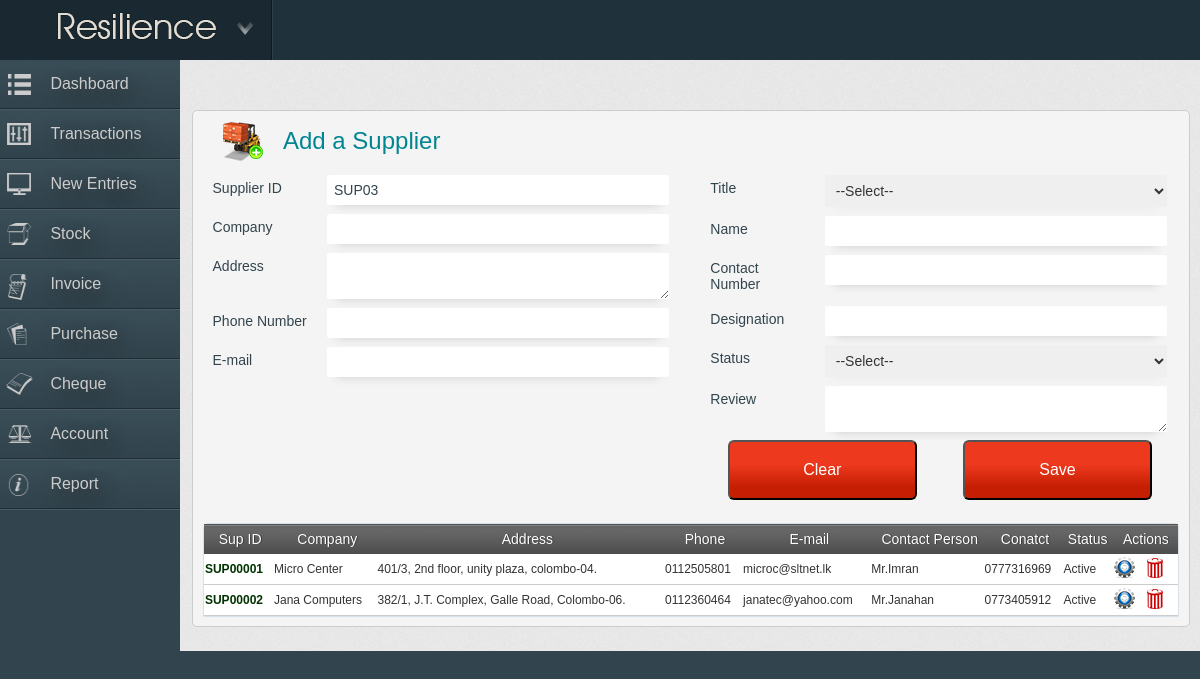
Screenshot of /new-entries/newsuppilier.php (signed in) with the database file from the repository.
### tables this page shows
CREATE TABLE IF NOT EXISTS `_suppliers` (
  `id` int(11) NOT NULL AUTO_INCREMENT,
  `supplierid` varchar(500) NOT NULL,
  `companyname` varchar(500) NOT NULL,
  `companyaddress` varchar(500) NOT NULL,
  `companytelnumber` varchar(15) NOT NULL,
  `companyemail` varchar(500) NOT NULL,
  `title` varchar(10) NOT NULL,
  `suppliername` varchar(500) NOT NULL,
  `designation` varchar(500) NOT NULL,
  `suppliertelnumber` varchar(15) NOT NULL,
  `review` varchar(500) DEFAULT NULL,
  `status` char(1) DEFAULT 'A',
  `createddate` timestamp NOT NULL DEFAULT CURRENT_TIMESTAMP,
  PRIMARY KEY (`id`,`supplierid`)
);

### includes/_handledatabase.inc (called while the page is built, shortened)
<?php
class _handledatabase{
	public $genNumber;
	function _newGeneration($sql,$prefix,$field){
		try{
			$records=mysql_query($sql);
			$numrows=mysql_num_rows($records);
			$data=@mysql_fetch_array($records);
			if($numrows<0){
				$genID=1;
			}
			else{
				$genID=($data[$field]+1);
			}
			if($genID<10){
				$this->genNumber=$prefix."0".$genID;
			}
			elseif($genID<100){
				$this->genNumber=$prefix."0".$genID;
			}
			elseif($genID<1000){
				$this->genNumber=$prefix."0".$genID;
			}
			elseif($genID<10000){
				$this->genNumber=$prefix."0".$genID;
			}
			return $this->genNumber;
		}catch(Exception $ex){
			die("ERROR : ".$ex->getMessage());
		}
	}
}
?>

### new-entries/newsuppilier.php (the view, shortened to what this page needs)
<?php
	require_once("../includes/_handledatabase.inc");
	$dabasehandle=new _handledatabase();
	$dabasehandle->_connectHost();
?>
<!DOCTYPE html PUBLIC "-//W3C//DTD XHTML 1.0 Transitional//EN" "http://www.w3.org/TR/xhtml1/DTD/xhtml1-transitional.dtd">
<html xmlns="http://www.w3.org/1999/xhtml">
<head>
<link rel="stylesheet" type="text/css" href="../css/style.css"/>
<link href="SpryAssets/SpryValidationTextField.css" rel="stylesheet" type="text/css" />
<link href="SpryAssets/SpryValidationTextarea.css" rel="stylesheet" type="text/css" />
<link href="SpryAssets/SpryValidationSelect.css" rel="stylesheet" type="text/css" />
</head>
<body>
<div id="main-container">
    <div class="row-container">
        <?php require("../header.php"); ?>
    </div>
    <div class="row-container">
    	<div id="left-column">
            <?php require("../menu.php"); ?>
        </div>
        <div id="right-column">
        	<div class="main-text-container">
                <div class="row-container">
                	<div class="system-heading">
                    <table width="100%" border="0" cellspacing="0" cellpadding="0">
                    <tr>
                    <td width="60" align="right"><img src="../images/sup.png" /></td>
                    <td align="left">&nbsp;&nbsp;&nbsp;Add a Supplier </td>
                    </tr>
                    </table>
                    </div>
                </div>
  <form name="suppliers" action="newsuppilier.php" method="post">
    <div class="row-container">
        <div class="system-left-column">
            <div class="row-container" >
                <div class="system-text">
                	Supplier ID
                </div>
                <div class="system-textbox"><span id="sprytextfield1">
                  <input type="text"name="supplierid" id="supplierid" class="s-textbox" value="<?php if(isset($_GET['supplierid'])){ echo $_GET['supplierid']; }else{ echo $dabasehandle->_newGeneration('SELECT COUNT(id) AS id FROM _suppliers','SUP','id');} ?>"  />
                <span class="textfieldRequiredMsg">Enter the Supplier ID</span></span></div>
            </div>
            <div class="row-container" >
                <div class="system-text">
                	Company
                </div>
                <div class="system-textbox"><span id="sprytextfield2">
                  <input type="text" name="company" id="company" class="s-textbox" value="" />
                <span class="textfieldRequiredMsg">Enter the Company name</span></span></div>
            </div>
            <div class="row-container" >
                <div class="system-text">
                	Address
                </div>
                <div class="system-textbox"><span id="sprytextarea1">
                  <textarea name="address" id="address" class="s-textbox" ></textarea>
                <span class="textareaRequiredMsg">Enter the Address</span></span></div>
            </div>
            <div class="row-container" >
                <div class="system-text">
                	Phone Number
                </div>
                <div class="system-textbox"><span id="sprytextfield3">
                <input name="phonenumber" id="phonenumber" maxlength="10" type="text" class="s-textbox" value="" />
                <span class="textfieldRequiredMsg">Enter the Phone Number</span><span class="textfieldInvalidFormatMsg">Invalid format.</span></span></div>
            </div>
            <div class="row-container" style="margin-bottom:113px;">
                <div class="system-text">
                	E-mail
                </div>
                <div class="system-textbox"><span id="sprytextfield7">
                <input type="text" name="email" id="email" class="s-textbox" value="" />
                <span class="textfieldRequiredMsg">Enter the Mail ID</span><span class="textfieldInvalidFormatMsg">Invalid format.</span></span></div>
            </div>
        </div>
        <div class="system-right-column">
            <div class="row-container" >
                <div class="system-text">
                	Title
                </div>
                <div class="system-textbox"><span id="spryselect2">
                    <select name="title" id="title" class="s-combotbox">
                      <option value="--Select--" selected="selected">--Select--</option>
                    </select>
                <span class="selectRequiredMsg">Please select a Title</span></span></div>
            </div>
            <div class="row-container" >
                <div class="system-text">
                	Name
                </div>
                <div class="system-textbox"><span id="sprytextfield4">
                  <input type="text" name="name" id="name" class="s-textbox" value="" />
                <span class="textfieldRequiredMsg">Enter the Name</span></span></div>
            </div>
            <div class="row-container" >
                <div class="system-text">
                	Contact Number
                </div>
                <div class="system-textbox"><span id="sprytextfield5">
                <input type="text" name="contactnumber" id="contactnumber" class="s-textbox" value="" />
                <span class="textfieldRequiredMsg">A value is required.</span><span class="textfieldInvalidFormatMsg">Invalid format.</span></span></div>
            </div>
            <div class="row-container" >
                <div class="system-text">
                	Designation
                </div>
                <div class="system-textbox"><span id="sprytextfield6">
                  <input type="text" name="designation" id="designation" class="s-textbox" value="" />
                <span class="textfieldRequiredMsg">Enter the Designation</span></span></div>
            </div>
            <div class="row-container" >
                <div class="system-text">
                	Status
                </div>
                <div class="system-textbox"><span id="spryselect1">
                	<select name="status" id="status" class="s-combotbox">
                        <option value="--Select--" selected="selected">--Select--</option>
                    </select>
                <span class="selectRequiredMsg">Please select a Status</span></span></div>
            </div>
            <div class="row-container">
                <div class="system-text">
                	Review
                </div>
                <div class="system-textbox">
                <textarea name="review" id="review" class="s-textbox" ></textarea>
                </div>
            </div>
            <div class="row-container" style="width:90%; padding:0% 5% 0% 5%;">
                <table width="100%" border="0">
                    <tr>
                        <td width="50%"><input type="reset" name="clear" class="system-btn-left" value="Clear" onclick="location.reload();" /></td>
                        <td width="50%"><input type="submit" name="save" class="system-btn-right" value="<?php if(isset($_GET['action'])){ if($_GET['action']=="Edit"){ echo "Update";}elseif($_GET['action']=="Delete"){ echo "Delete";}else{ echo "Save";}}else{ echo "Save";} ?>"<?php if(isset($_GET['action']) and ($_GET['action']=="search")){ ?> disabled="disabled" <?php }?> /></td>
                    </tr>
                </table>
            </div>
        </div>
    </div>
 </form>
    <div class="row-container" style="margin-top:20px;">
        <table width="100%" cellpadding="1px" cellspacing="0" border="0" bgcolor="#FFFFFF" style="border:1px solid #d9e1e8; border-radius:5px 5px 0px 0px; color:#333;">
        <tr style="background:url(../images/table-bg.jpg); background-repeat:repeat-x; height:30px;">
          <th><div class="table-heading">Sup ID</div></th>
          <th><div class="table-heading">Company</div> </th>
          <th><div class="table-heading">Address</div></th>
          <th><div class="table-heading">Phone</div></th>
          <th><div class="table-heading">E-mail</div></td>
          <th><div class="table-heading">Contact Person</div></th>
          <th><div class="table-heading">Conatct</div></th>
          <th><div class="table-heading">Status</div></th>
          <th><div class="table-heading">Actions</div></th>
        </tr>
        <?php
		$totalSupplier="SELECT * FROM _suppliers";
		$totalRecord=mysql_query($totalSupplier);
		$counttotSupplier=mysql_num_rows($totalRecord);
		if($counttotSupplier>0)
		{
			while($totaldata=mysql_fetch_array($totalRecord))
			{
		?>
        <tr class="border">
          <td style="color:#030; font-weight:bold; "><a href="newsuppilier.php?supplierid=<?php echo $totaldata['supplierid']; ?>&action=search"><?php echo $totaldata['supplierid']; ?></a></td>
          <td><?php echo $totaldata['companyname']; ?></td>
          <td><?php echo $totaldata['companyaddress']; ?></td>
          <td><?php echo $totaldata['companytelnumber']; ?></td>
          <td><?php echo $totaldata['companyemail']; ?></td>
          <td><?php echo $totaldata['title'].$totaldata['suppliername']; ?></td>
          <td><?php echo $totaldata['suppliertelnumber'] ?></td>
          <td><?php if($totaldata['status']=="A"){ echo "Active";} else if($totaldata['status']=="P"){ echo "Pending"; } else if($totaldata['status']=="D"){ echo "Deactivated"; } ?></td>
          <td>
          	<a href="newsuppilier.php?supplierid=<?php echo $totaldata['supplierid']; ?>&action=Edit"><img src="../images/edit.png" /></a> &nbsp;<a href="newsuppilier.php?supplierid=<?php echo $totaldata['supplierid']; ?>&action=Delete"><img src="../images/delete.png" /></a>
          </td>
        </tr>
        <?php
			}
		}
		?>
      </table>
    </div>
            </div>
        </div>
    </div>
</div>
</body>
</html>

### css/style.css (style rules this page uses)
body { padding:0; margin:0; font-family:Arial, Helvetica, sans-serif; font-size:12px; background:#32444d; }
body table { border-radius:4px; }
a { text-decoration:none; color:inherit; }
a img { border:none; }
#main-container { width:100%; background:url(../images/bg.jpg); }
.row-container { float:left; width:100%; }
#left-column { float:left; width:15%; position:absolute; }
#right-column { float:right; width:83%; background:url(../images/bg.jpg); padding:0% 1% 2% 1%; }
.main-text-container { float:left; width:98%; border:1px #CCCCCC solid; margin-top:50px; padding:1%; border-radius:5px; background:#f4f4f4; }
.system-heading { float:left; width:100%; font-size:24px; color:#008592; text-shadow: 2px 2px 3px rgba(255,255,255,0.1); }
.system-left-column { float:left; width:49%; margin-top:1%; }
.system-right-column { float:right; width:49%; margin-top:1%; }
.system-text { float:left; text-align:left; font-family:Arial, Helvetica, sans-serif; font-size:14px; color:#32444d; padding:1%; margin:1%; width:21%; }
.system-textbox { float:left; margin:1%; width:70%; }
.s-textbox { float:left; padding:2%; color:#32444d; font-size:14px; border-radius:2px; border:none; box-shadow: 0 10px 10px -10px #CCCCCC; width:98%; }
.s-combotbox { float:left; padding:2%; color:#32444d; font-size:14px; color:#333; border-radius:2px; border:none; box-shadow: 0 10px 10px -10px #eaeaea; width:102%; }
.system-btn-left { float:left; width:90%; height:60px; background-image: linear-gradient(bottom, rgb(197,30,3) 19%, rgb(237,57,29) 60%); background-image: -o-linear-gradient(bottom, rgb(197,30,3) 19%, rgb(237,57,29) 60%); background-image: -moz-linear-gradient(bottom, rgb(197,30,3) 19%, rgb(237,57,29) 60%); background-image: -webkit-linear-gradient(bottom, rgb(197,30,3) 19%, rgb(237,57,29) 60%); background-image: -ms-linear-gradient(bottom, rgb(197,30,3) 19%, rgb(237,57,29) 60%); background-image: -webkit-gradient( linear, left bottom, left top, color-stop(0.19, rgb(197,30,3)), color-stop(0.6, rgb(237,57,29)) ); font-family:Arial, Helvetica, sans-serif; font-size:16px; color:#FFF; border-radius:6px; }
.system-btn-right { float:right; width:90%; height:60px; background-image: linear-gradient(bottom, rgb(197,30,3) 19%, rgb(237,57,29) 60%); background-image: -o-linear-gradient(bottom, rgb(197,30,3) 19%, rgb(237,57,29) 60%); background-image: -moz-linear-gradient(bottom, rgb(197,30,3) 19%, rgb(237,57,29) 60%); background-image: -webkit-linear-gradient(bottom, rgb(197,30,3) 19%, rgb(237,57,29) 60%); background-image: -ms-linear-gradient(bottom, rgb(197,30,3) 19%, rgb(237,57,29) 60%); background-image: -webkit-gradient( linear, left bottom, left top, color-stop(0.19, rgb(197,30,3)), color-stop(0.6, rgb(237,57,29)) ); font-family:Arial, Helvetica, sans-serif; font-size:16px; color:#FFF; border-radius:6px; }
.table-heading { float:left; font-weight:normal; font-size:14px; width:95%; padding-left:5%; text-shadow:1px 0px 0px #3b3b3b; font-family:Arial, Helvetica, sans-serif; color:#FFF; text-align:center; }
.border td, .border th { border-bottom: 1px solid #CCCCCC !important; }

### rows the page displays
_suppliers: supplierid "SUP00001", companyname "Micro Center", companyaddress "401/3, 2nd floor, unity plaza, colombo-04.", companytelnumber "0112505801", companyemail "microc@sltnet.lk", title "Mr.", suppliername "Imran", suppliertelnumber "0777316969", status "Active"
_suppliers: supplierid "SUP00002", companyname "Jana Computers", companyaddress "382/1, J.T. Complex, Galle Road, Colombo-06.", companytelnumber "0112360464", companyemail "janatec@yahoo.com", title "Mr.", suppliername "Janahan", suppliertelnumber "0773405912", status "Active"
